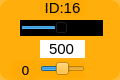
    <widget class="QWidget" name="widget_id16" native="true">
     <property name="geometry">
      <rect>
       <x>385</x>
       <y>260</y>
       <width>120</width>
       <height>80</height>
      </rect>
     </property>
     <property name="styleSheet">
      <string notr="true">background-color: rgb(255, 170, 0, 200);
border-radius:10px;</string>
     </property>
     <widget class="QLabel" name="label_ID16">
      <property name="geometry">
       <rect>
        <x>40</x>
        <y>0</y>
        <width>45</width>
        <height>16</height>
       </rect>
      </property>
      <property name="minimumSize">
       <size>
        <width>0</width>
        <height>10</height>
       </size>
      </property>
      <property name="font">
       <font>
        <family>Arial</family>
        <pointsize>11</pointsize>
       </font>
      </property>
      <property name="styleSheet">
       <string notr="true">background-color: rgb(255, 255, 255， 0);
border-radius:0px;</string>
      </property>
      <property name="text">
       <string>ID:16</string>
      </property>
      <property name="alignment">
       <set>Qt::AlignCenter</set>
      </property>
     </widget>
     <widget class="QSlider" name="horizontalSlider_pulse_id16">
      <property name="geometry">
       <rect>
        <x>20</x>
        <y>20</y>
        <width>83</width>
        <height>16</height>
       </rect>
      </property>
      <property name="autoFillBackground">
       <bool>false</bool>
      </property>
      <property name="styleSheet">
       <string notr="true">background-color: rgb(0, 0, 0);
border-radius:0px;</string>
      </property>
      <property name="minimum">
       <number>0</number>
      </property>
      <property name="maximum">
       <number>1000</number>
      </property>
      <property name="pageStep">
       <number>1</number>
      </property>
      <property name="value">
       <number>500</number>
      </property>
      <property name="orientation">
       <enum>Qt::Horizontal</enum>
      </property>
     </widget>
     <widget class="QSlider" name="horizontalSlider_dev_id16">
      <property name="geometry">
       <rect>
        <x>40</x>
        <y>60</y>
        <width>45</width>
        <height>18</height>
       </rect>
      </property>
      <property name="styleSheet">
       <string notr="true">background-color: rgb(255, 255, 255， 0);</string>
      </property>
      <property name="minimum">
       <number>-125</number>
      </property>
      <property name="maximum">
       <number>125</number>
      </property>
      <property name="pageStep">
       <number>1</number>
      </property>
      <property name="orientation">
       <enum>Qt::Horizontal</enum>
      </property>
     </widget>
     <widget class="QLabel" name="label_id16">
      <property name="geometry">
       <rect>
        <x>10</x>
        <y>60</y>
        <width>31</width>
        <height>20</height>
       </rect>
      </property>
      <property name="minimumSize">
       <size>
        <width>0</width>
        <height>10</height>
       </size>
      </property>
      <property name="font">
       <font>
        <family>DejaVu Sans</family>
        <pointsize>10</pointsize>
       </font>
      </property>
      <property name="styleSheet">
       <string notr="true">background-color: rgb(255, 255, 255， 0);</string>
      </property>
      <property name="text">
       <string>0</string>
      </property>
      <property name="alignment">
       <set>Qt::AlignCenter</set>
      </property>
     </widget>
     <widget class="QLineEdit" name="lineEdit_id16">
      <property name="geometry">
       <rect>
        <x>40</x>
        <y>40</y>
        <width>45</width>
        <height>18</height>
       </rect>
      </property>
      <property name="sizePolicy">
       <sizepolicy hsizetype="Fixed" vsizetype="Fixed">
        <horstretch>0</horstretch>
        <verstretch>0</verstretch>
       </sizepolicy>
      </property>
      <property name="font">
       <font>
        <family>Arial</family>
        <pointsize>11</pointsize>
       </font>
      </property>
      <property name="autoFillBackground">
       <bool>false</bool>
      </property>
      <property name="styleSheet">
       <string notr="true">background-color: rgb(255, 255, 255);
border-radius:0px;</string>
      </property>
      <property name="text">
       <string>500</string>
      </property>
      <property name="maxLength">
       <number>1000</number>
      </property>
      <property name="alignment">
       <set>Qt::AlignCenter</set>
      </property>
      <property name="dragEnabled">
       <bool>false</bool>
      </property>
      <property name="readOnly">
       <bool>false</bool>
      </property>
     </widget>
    </widget>
